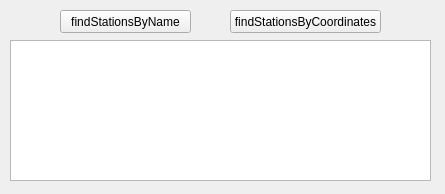
<?xml version="1.0" encoding="UTF-8"?>
<ui version="4.0">
 <class>MainWindow</class>
 <widget class="QMainWindow" name="MainWindow">
  <property name="geometry">
   <rect>
    <x>0</x>
    <y>0</y>
    <width>445</width>
    <height>194</height>
   </rect>
  </property>
  <property name="windowTitle">
   <string>MainWindow</string>
  </property>
  <widget class="QWidget" name="centralWidget">
   <widget class="QPushButton" name="findStationsByName">
    <property name="geometry">
     <rect>
      <x>60</x>
      <y>10</y>
      <width>131</width>
      <height>23</height>
     </rect>
    </property>
    <property name="text">
     <string>findStationsByName</string>
    </property>
   </widget>
   <widget class="QTextEdit" name="findStationResults">
    <property name="geometry">
     <rect>
      <x>10</x>
      <y>40</y>
      <width>421</width>
      <height>141</height>
     </rect>
    </property>
   </widget>
   <widget class="QPushButton" name="findStationsByCoordinates">
    <property name="geometry">
     <rect>
      <x>230</x>
      <y>10</y>
      <width>151</width>
      <height>23</height>
     </rect>
    </property>
    <property name="text">
     <string>findStationsByCoordinates</string>
    </property>
   </widget>
  </widget>
 </widget>
 <layoutdefault spacing="6" margin="11"/>
 <resources/>
 <connections/>
</ui>
